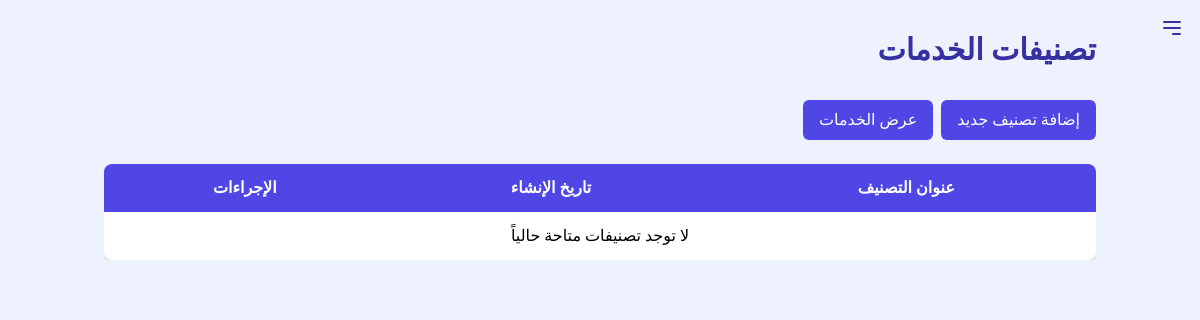
Page /club_dashboard/viewServicesClassification (signed in) on the earlier database version.
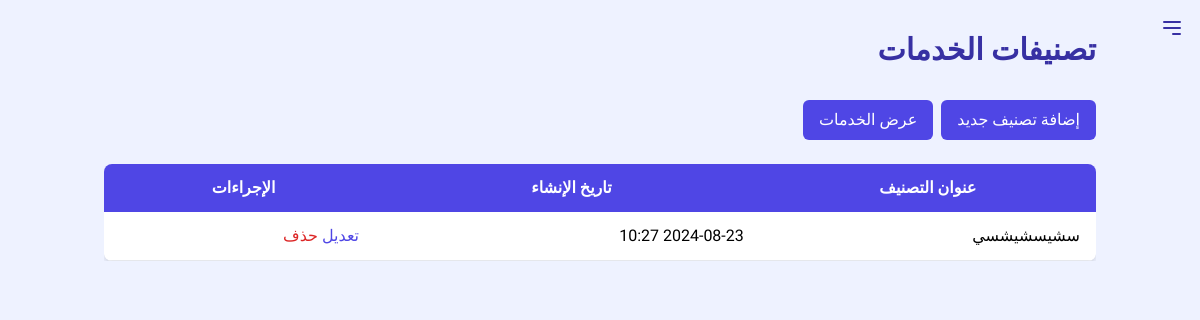
Same page on the later database version.
### students/models.py (models this page shows, shortened)
class ServicesClassificationModel(models.Model):
    club = models.ForeignKey(ClubsModel, on_delete=models.CASCADE, null=True)
    creator = models.ForeignKey(User, on_delete=models.SET_NULL, null=True)
    title = models.CharField(max_length=254, null=True)
    creation_date = models.DateTimeField(null=True, verbose_name="تاريخ الانشاء")

### club_dashboard/views.py (the view)
# urls.py: path('viewServicesClassification', views.viewServicesClassification, name="viewServicesClassification"),
def viewServicesClassification(request):
    classifications = ServicesClassificationModel.objects.all()
    return render(request, 'club_dashboard/services/Classification/viewClassification.html', {'classifications':classifications})

### messenger/templatetags/messenger_tags.py (called while the page is built)
@register.simple_tag
@stringfilter
def get_user_club(user_id):
    user = User.objects.get(id=user_id)
    club = getUserClub(user)
    return club

### messenger/views.py (called while the page is built)
def getUserClub(user):
    userprofile = user.userprofile
    if userprofile.account_type == '2':
        return userprofile.director_profile.club
    elif user.userprofile.account_type == '3':
        return userprofile.student_profile.club
    elif user.userprofile.account_type == '4':
        return userprofile.Coach_profile.club
    else:
        return None

### templates/club_dashboard/services/Classification/viewClassification.html (shortened to what this page needs)
{% extends 'base_club_dashboard.html' %} {% block content %}
<div class="bg-indigo-50 min-h-screen xl:pr-[20%]">
  <section class="container mx-auto px-4 pt-8">
    <h1 class="text-3xl font-bold text-indigo-800 mb-8">تصنيفات الخدمات</h1>
    <div class="mb-6 flex gap-2">
      <a
        href="{% url 'addServicesClassification' %}"
        class="px-4 py-2 bg-indigo-600 text-white rounded-md hover:bg-indigo-700"
      >
        إضافة تصنيف جديد
      </a>
      <a
        href="{% url 'viewServices' %}"
        class="px-4 py-2 bg-indigo-600 text-white rounded-md hover:bg-indigo-700"
      >
        عرض الخدمات
      </a>
    </div>
    <div class="overflow-x-auto">
      <table class="w-full bg-white shadow-md rounded-lg overflow-hidden">
        <thead class="bg-indigo-600 text-white">
          <tr>
            <th class="px-4 py-3 text-center">عنوان التصنيف</th>
            <th class="px-4 py-3 text-center">تاريخ الإنشاء</th>
            <th class="px-4 py-3 text-center">الإجراءات</th>
          </tr>
        </thead>
        <tbody>
          {% for classification in classifications %}
          <tr class="border-b hover:bg-indigo-50">
            <td class="px-4 py-3">{{ classification.title }}</td>
            <td class="px-4 py-3">
              {{ classification.creation_date|date:"Y-m-d H:i" }}
            </td>
            <td class="px-4 py-3">
              <a
                href="{% url 'editServicesClassification' classification.id %}"
                class="text-indigo-600 hover:text-indigo-800 mr-2"
                >تعديل</a
              >
              <a
                href="{% url 'DeleteServicesClassification' classification.id %}"
                class="text-red-600 hover:text-red-800 delete-classification"
                data-id="{{ classification.id }}"
                >حذف</a
              >
            </td>
          </tr>
          {% empty %}
          <tr>
            <td colspan="3" class="px-4 py-3 text-center">
              لا توجد تصنيفات متاحة حالياً
            </td>
          </tr>
          {% endfor %}
        </tbody>
      </table>
    </div>
  </section>
</div>
{% endblock %}

Differences in the rows shown:
added ServicesClassificationModel: title "سشيسشيشسي", creation_date "2024-08-23 10:27"
Other differences:
text no longer shown: "لا توجد تصنيفات متاحة حالياً"
